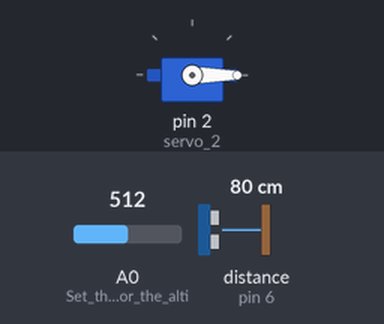
A sketch run on a simulated Arduino Uno, built with avr-gcc and run on an emulated ATmega328P. Shown: servo. Wiring (inferred from the names in the program): ultrasonic range finder: trigger pin 7; echo pin 6. The test bench sets the inputs (shaded band); at power-on: distance to the obstacle (sensor on pin 6) 80 cm, A0 (Set_the_read_for_the_alti) = 512. The echo pulse lasts 58.3 µs per cm; what the sketch prints to the serial monitor is not drawn.

Above: at 1.2 s.
1.3 s: distance to the obstacle (sensor on pin 6) set to 195 cm
2.8 s: distance to the obstacle (sensor on pin 6) set to 205 cm
At 3.1 s:
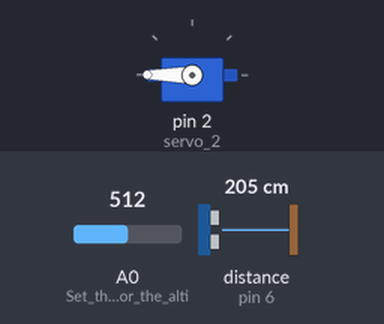
4.3 s: distance to the obstacle (sensor on pin 6) set to 2 cm
At 5.3 s:
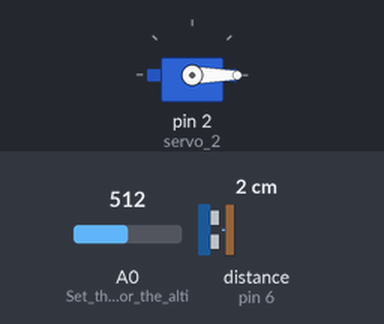
5.8 s: distance to the obstacle (sensor on pin 6) set to 250 cm
At 6.9 s:
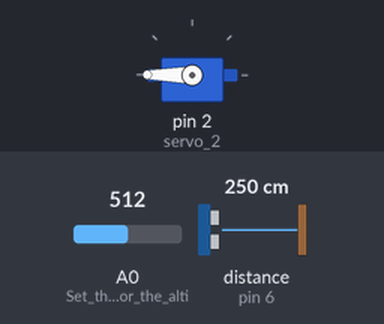
Timing chart, 0 to 8.3 s (numbered marks = the images above; inputs shaded):
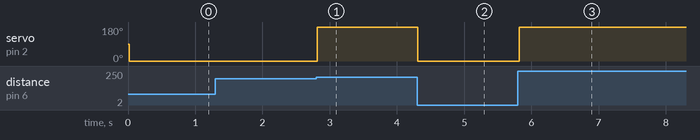

The sketch:

airbrakes_system_arduino.ino
```cpp
// C++ code
//
#include <Servo.h>
int trigPin = 7;    // Trigger
int echoPin = 6;    // Echo
float duration, cm;
Servo servo_2; //Definition of the servo


long readUltrasonicDistance(int triggerPin, int echoPin)
{
  pinMode(triggerPin, OUTPUT);  // Clear the trigger
  digitalWrite(triggerPin, LOW);
  delayMicroseconds(2);
  // Sets the trigger pin to HIGH state for 10 microseconds
  digitalWrite(triggerPin, HIGH);
  delayMicroseconds(10);
  digitalWrite(triggerPin, LOW);
  pinMode(echoPin, INPUT);
  // Reads the echo pin, and returns the sound wave travel time in microseconds
  return pulseIn(echoPin, HIGH);
}


void setup()
{
  pinMode(trigPin, OUTPUT); //Sets the pinmodes for the sensor
  pinMode(echoPin, INPUT);

  pinMode(A0, INPUT); //Set the read for the altimeter

  Serial.begin(9600);

  servo_2.attach(2, 500, 2500); //Define the servo pin and the max and min
}

void loop()
{
  Serial.println(analogRead(A0));
  // The ultrasonic sensor is a back up for the altimeter.
 // If the altimeter and the ultrasonic read more than certain altitude, the airbrakes activate
  if ((analogRead(A0) >= 300) && (0.01723 * readUltrasonicDistance(7, 6)) > 200) {
    servo_2.write(180);
  }
  //If the conditions doesnt fit, the airbrakes doesnt activate
  else {
    servo_2.write(0);
  }
  delay(10); // Delay a little bit to improve simulation performance
}
```

Measured:
- the behaviour switches between 199 and 200 cm on distance to the obstacle (sensor on pin 6) (found by bisection; images 0 and 1)
- after the input at 1.3 s, every drawn part: stays the same
- after the input at 2.8 s, servo on pin 2 (servo_2): 0° → 180° at once
- after the input at 4.3 s, servo on pin 2 (servo_2): 180° → 0° at once
- after the input at 5.8 s, servo on pin 2 (servo_2): 0° → 180° at once
